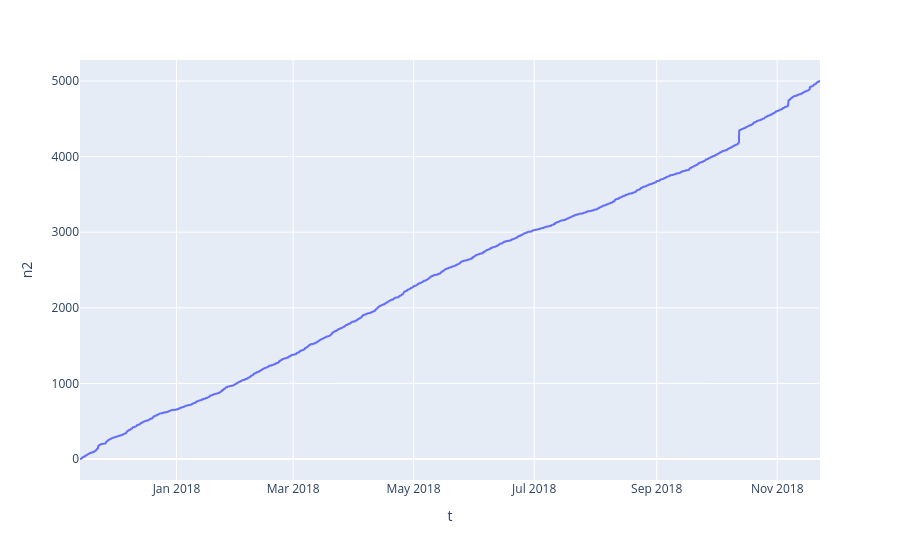

Here is the notebook cell this chart was saved with:
### Code cell
px.line(df2.reset_index(), x='t', y='n2')

### Figure 1 — Plotly figure (JSON) as saved in the notebook; plotly's stock layout.template omitted (floating-point values rounded to 4 significant figures; data arrays with more than 128 entries replaced by an {"elided": "..."} marker saying what was removed)
{"data": [{"hovertemplate": "t=%{x}<br>n2=%{y}<extra></extra>", "legendgroup": "", "line": {"color": "#636efa", "dash": "solid"}, "marker": {"symbol": "circle"}, "mode": "lines", "name": "", "showlegend": false, "type": "scattergl", "x": {"elided": "3349 str values"}, "xaxis": "x", "y": {"elided": "3349 int values"}, "yaxis": "y"}], "layout": {"legend": {"tracegroupgap": 0}, "margin": {"t": 60}, "xaxis": {"anchor": "y", "domain": [0, 1], "title": {"text": "t"}}, "yaxis": {"anchor": "x", "domain": [0, 1], "title": {"text": "n2"}}}}
